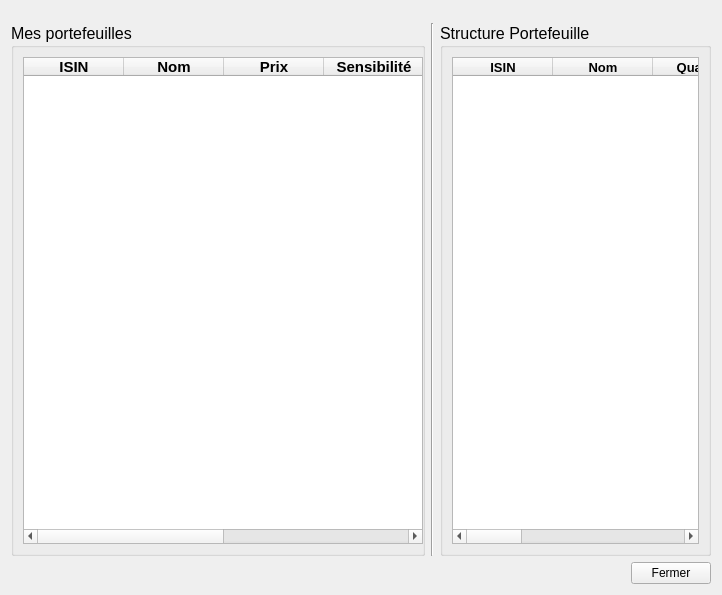
<?xml version="1.0" encoding="UTF-8"?>
<ui version="4.0">
 <class>Portefeuilles</class>
 <widget class="QWidget" name="Portefeuilles">
  <property name="geometry">
   <rect>
    <x>0</x>
    <y>0</y>
    <width>722</width>
    <height>595</height>
   </rect>
  </property>
  <property name="windowTitle">
   <string>Mes Portefeuiles</string>
  </property>
  <layout class="QVBoxLayout" name="verticalLayout">
   <item>
    <spacer name="verticalSpacer">
     <property name="orientation">
      <enum>Qt::Vertical</enum>
     </property>
     <property name="sizeType">
      <enum>QSizePolicy::Fixed</enum>
     </property>
     <property name="sizeHint" stdset="0">
      <size>
       <width>20</width>
       <height>12</height>
      </size>
     </property>
    </spacer>
   </item>
   <item>
    <layout class="QHBoxLayout" name="horizontalLayout">
     <item>
      <widget class="QGroupBox" name="groupBox">
       <property name="sizePolicy">
        <sizepolicy hsizetype="Preferred" vsizetype="Preferred">
         <horstretch>0</horstretch>
         <verstretch>0</verstretch>
        </sizepolicy>
       </property>
       <property name="minimumSize">
        <size>
         <width>230</width>
         <height>0</height>
        </size>
       </property>
       <property name="maximumSize">
        <size>
         <width>530</width>
         <height>16777215</height>
        </size>
       </property>
       <property name="sizeIncrement">
        <size>
         <width>1</width>
         <height>0</height>
        </size>
       </property>
       <property name="font">
        <font>
         <pointsize>12</pointsize>
         <weight>50</weight>
         <bold>false</bold>
         <underline>false</underline>
        </font>
       </property>
       <property name="title">
        <string>Mes portefeuilles</string>
       </property>
       <property name="flat">
        <bool>true</bool>
       </property>
       <property name="checkable">
        <bool>false</bool>
       </property>
       <layout class="QVBoxLayout" name="verticalLayout_2">
        <item>
         <widget class="QTableWidget" name="tableWidgetPortefeuille">
          <property name="enabled">
           <bool>true</bool>
          </property>
          <property name="sizePolicy">
           <sizepolicy hsizetype="Expanding" vsizetype="Expanding">
            <horstretch>0</horstretch>
            <verstretch>0</verstretch>
           </sizepolicy>
          </property>
          <property name="minimumSize">
           <size>
            <width>400</width>
            <height>0</height>
           </size>
          </property>
          <property name="maximumSize">
           <size>
            <width>500</width>
            <height>16777215</height>
           </size>
          </property>
          <property name="font">
           <font>
            <pointsize>11</pointsize>
           </font>
          </property>
          <property name="midLineWidth">
           <number>0</number>
          </property>
          <property name="editTriggers">
           <set>QAbstractItemView::AnyKeyPressed|QAbstractItemView::DoubleClicked|QAbstractItemView::EditKeyPressed|QAbstractItemView::SelectedClicked</set>
          </property>
          <property name="selectionBehavior">
           <enum>QAbstractItemView::SelectRows</enum>
          </property>
          <property name="showGrid">
           <bool>false</bool>
          </property>
          <property name="gridStyle">
           <enum>Qt::SolidLine</enum>
          </property>
          <property name="rowCount">
           <number>0</number>
          </property>
          <attribute name="horizontalHeaderVisible">
           <bool>true</bool>
          </attribute>
          <attribute name="horizontalHeaderStretchLastSection">
           <bool>true</bool>
          </attribute>
          <attribute name="verticalHeaderVisible">
           <bool>false</bool>
          </attribute>
          <attribute name="verticalHeaderDefaultSectionSize">
           <number>22</number>
          </attribute>
          <attribute name="verticalHeaderMinimumSectionSize">
           <number>16</number>
          </attribute>
          <attribute name="verticalHeaderShowSortIndicator" stdset="0">
           <bool>true</bool>
          </attribute>
          <attribute name="verticalHeaderStretchLastSection">
           <bool>false</bool>
          </attribute>
          <column>
           <property name="text">
            <string>ISIN</string>
           </property>
           <property name="font">
            <font>
             <weight>75</weight>
             <bold>true</bold>
            </font>
           </property>
          </column>
          <column>
           <property name="text">
            <string>Nom</string>
           </property>
           <property name="font">
            <font>
             <weight>75</weight>
             <bold>true</bold>
            </font>
           </property>
          </column>
          <column>
           <property name="text">
            <string>Prix</string>
           </property>
           <property name="font">
            <font>
             <weight>75</weight>
             <bold>true</bold>
            </font>
           </property>
          </column>
          <column>
           <property name="text">
            <string>Sensibilité</string>
           </property>
           <property name="font">
            <font>
             <weight>75</weight>
             <bold>true</bold>
            </font>
           </property>
          </column>
          <column>
           <property name="text">
            <string>Duration</string>
           </property>
           <property name="font">
            <font>
             <weight>75</weight>
             <bold>true</bold>
            </font>
           </property>
          </column>
          <column>
           <property name="text">
            <string>Convexité</string>
           </property>
           <property name="font">
            <font>
             <weight>75</weight>
             <bold>true</bold>
            </font>
           </property>
          </column>
         </widget>
        </item>
       </layout>
      </widget>
     </item>
     <item>
      <widget class="Line" name="line">
       <property name="frameShadow">
        <enum>QFrame::Sunken</enum>
       </property>
       <property name="lineWidth">
        <number>1</number>
       </property>
       <property name="orientation">
        <enum>Qt::Vertical</enum>
       </property>
      </widget>
     </item>
     <item>
      <widget class="QGroupBox" name="groupBox_2">
       <property name="sizePolicy">
        <sizepolicy hsizetype="Expanding" vsizetype="Expanding">
         <horstretch>0</horstretch>
         <verstretch>0</verstretch>
        </sizepolicy>
       </property>
       <property name="minimumSize">
        <size>
         <width>230</width>
         <height>0</height>
        </size>
       </property>
       <property name="maximumSize">
        <size>
         <width>600</width>
         <height>16777215</height>
        </size>
       </property>
       <property name="sizeIncrement">
        <size>
         <width>2</width>
         <height>0</height>
        </size>
       </property>
       <property name="font">
        <font>
         <pointsize>12</pointsize>
         <weight>50</weight>
         <bold>false</bold>
         <underline>false</underline>
        </font>
       </property>
       <property name="title">
        <string>Structure Portefeuille</string>
       </property>
       <property name="flat">
        <bool>true</bool>
       </property>
       <layout class="QVBoxLayout" name="verticalLayout_3">
        <item>
         <widget class="QTableWidget" name="tableWidgetActifs">
          <property name="font">
           <font>
            <pointsize>10</pointsize>
           </font>
          </property>
          <property name="midLineWidth">
           <number>0</number>
          </property>
          <property name="editTriggers">
           <set>QAbstractItemView::DoubleClicked|QAbstractItemView::EditKeyPressed</set>
          </property>
          <property name="dragDropOverwriteMode">
           <bool>false</bool>
          </property>
          <property name="defaultDropAction">
           <enum>Qt::CopyAction</enum>
          </property>
          <property name="alternatingRowColors">
           <bool>true</bool>
          </property>
          <property name="selectionBehavior">
           <enum>QAbstractItemView::SelectRows</enum>
          </property>
          <property name="showGrid">
           <bool>false</bool>
          </property>
          <property name="gridStyle">
           <enum>Qt::SolidLine</enum>
          </property>
          <property name="rowCount">
           <number>0</number>
          </property>
          <attribute name="horizontalHeaderVisible">
           <bool>true</bool>
          </attribute>
          <attribute name="horizontalHeaderStretchLastSection">
           <bool>true</bool>
          </attribute>
          <attribute name="verticalHeaderVisible">
           <bool>false</bool>
          </attribute>
          <attribute name="verticalHeaderDefaultSectionSize">
           <number>22</number>
          </attribute>
          <attribute name="verticalHeaderShowSortIndicator" stdset="0">
           <bool>true</bool>
          </attribute>
          <attribute name="verticalHeaderStretchLastSection">
           <bool>false</bool>
          </attribute>
          <column>
           <property name="text">
            <string>ISIN</string>
           </property>
           <property name="font">
            <font>
             <weight>75</weight>
             <bold>true</bold>
            </font>
           </property>
          </column>
          <column>
           <property name="text">
            <string>Nom</string>
           </property>
           <property name="font">
            <font>
             <weight>75</weight>
             <bold>true</bold>
            </font>
           </property>
          </column>
          <column>
           <property name="text">
            <string>Quantite</string>
           </property>
           <property name="font">
            <font>
             <weight>75</weight>
             <bold>true</bold>
            </font>
           </property>
          </column>
          <column>
           <property name="text">
            <string>Poids</string>
           </property>
           <property name="font">
            <font>
             <weight>75</weight>
             <bold>true</bold>
            </font>
           </property>
          </column>
          <column>
           <property name="text">
            <string>Prix</string>
           </property>
           <property name="font">
            <font>
             <weight>75</weight>
             <bold>true</bold>
            </font>
           </property>
          </column>
          <column>
           <property name="text">
            <string>Sensibilité</string>
           </property>
           <property name="font">
            <font>
             <weight>75</weight>
             <bold>true</bold>
            </font>
           </property>
          </column>
          <column>
           <property name="text">
            <string>Duration</string>
           </property>
           <property name="font">
            <font>
             <weight>75</weight>
             <bold>true</bold>
            </font>
           </property>
          </column>
          <column>
           <property name="text">
            <string>Convexité</string>
           </property>
           <property name="font">
            <font>
             <weight>75</weight>
             <bold>true</bold>
            </font>
           </property>
          </column>
         </widget>
        </item>
       </layout>
      </widget>
     </item>
    </layout>
   </item>
   <item>
    <layout class="QHBoxLayout" name="horizontalLayout_2">
     <item>
      <spacer name="horizontalSpacer_2">
       <property name="orientation">
        <enum>Qt::Horizontal</enum>
       </property>
       <property name="sizeHint" stdset="0">
        <size>
         <width>40</width>
         <height>20</height>
        </size>
       </property>
      </spacer>
     </item>
     <item>
      <widget class="QPushButton" name="pushButtonFermer">
       <property name="text">
        <string>Fermer</string>
       </property>
      </widget>
     </item>
    </layout>
   </item>
  </layout>
 </widget>
 <resources/>
 <connections/>
</ui>
